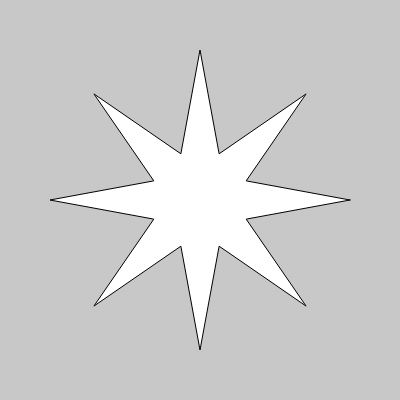
Frame 1 (no input)
Frame 60 (no input): identical to frame 1, image omitted
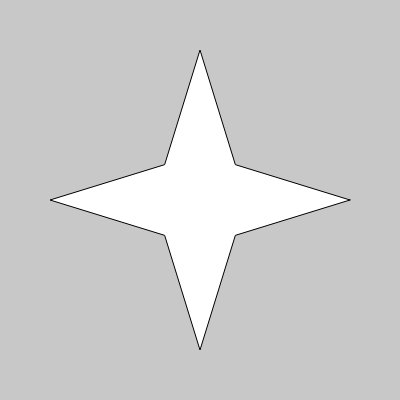
Frame 120 (the mouse pressed at the canvas centre since frame 60)

The p5.js sketch that drew these frames (run headless with seeded random() and noise() and a simulated clock; from frame 60 on, the mouse is pressed at the canvas centre):

// p5.js sketch
// ── sketch.js
function setup() {
    createCanvas(400, 400);
}

function draw() {
    background(200);
    translate(width / 2, height / 2);
    const raioG = 150;
    const raioP = 50;
    let n = 4;
    let [mx, my] = relativeMouse();
    let v = createVector(1, 0)
    let u = createVector((0.2)*mx, (0.2)*my);
    n = floor(map(u.mag(), 0, width / 2, 4, 20));
    beginShape();
    for (let i = 0; i < (2 * n); i++) {
        let angle = map(i, 0, 2 * n, 0, TWO_PI);
        if (i % 2 === 0) { // vertices externos
            vertex(raioG * cos(angle), raioG * sin(angle));
        } else { //vertices internos
            vertex(raioP * cos(angle), raioP * sin(angle));
        }
    }
    endShape(CLOSE);
}

function relativeMouse() {
    let mx = mouseX;
    let my = mouseY;
    let matrix = drawingContext.getTransform()
    let pd = pixelDensity()
    let rp = matrix.inverse().transformPoint(new DOMPoint(mx * pd, my * pd));
    return [rp.x, rp.y];
}
